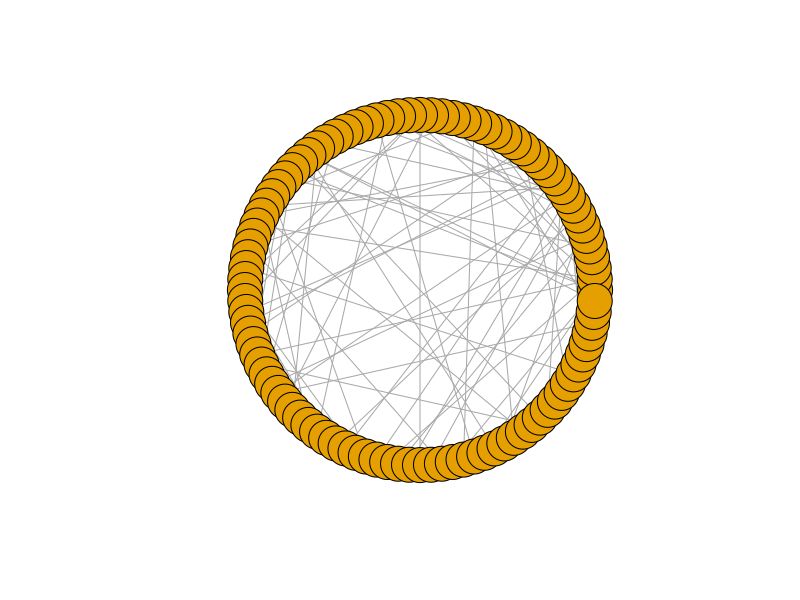
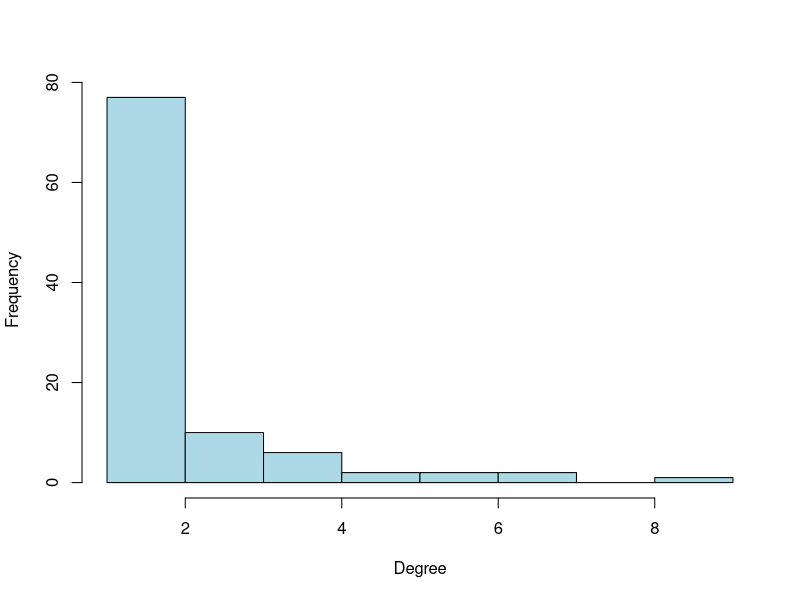

Here is the R script that generated these plots, in order:
## ---- chunk 1
knitr::opts_chunk$set(echo = TRUE)
library(igraph)
set.seed(42)
g.ba<-igraph::barabasi.game(100,directed = FALSE)
plot(g.ba,layout=layout.circle(g.ba),vertex.label=NA,
     vertex.size=20)
hist(degree(g.ba),col="lightblue",
     xlab="Degree",ylab="Frequency",main="")
summary(degree(g.ba))
